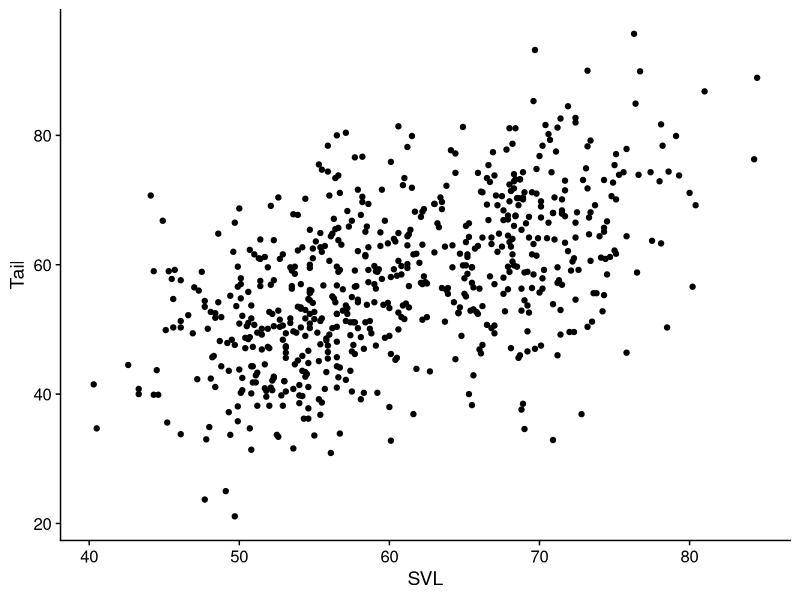
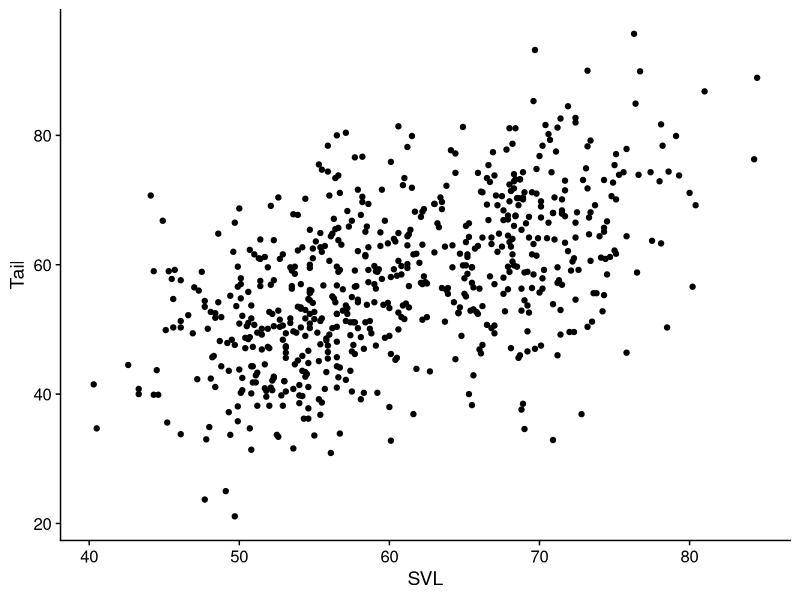
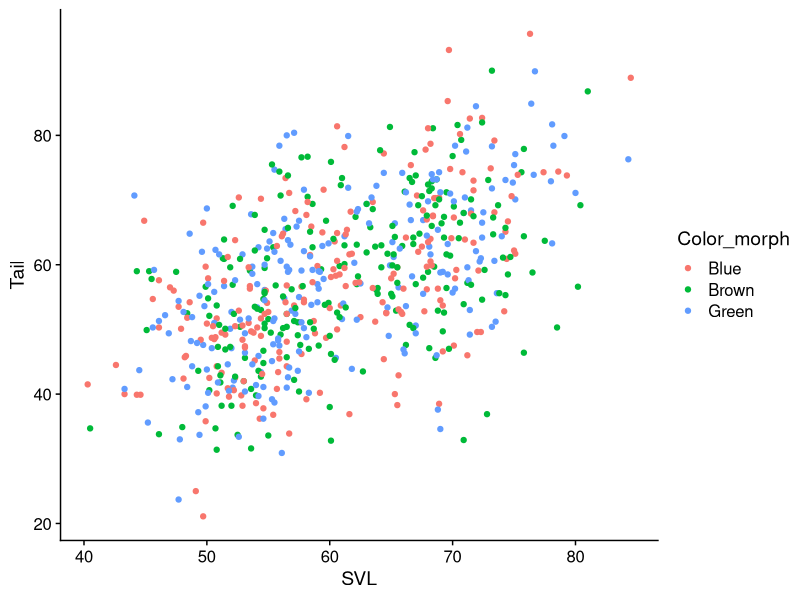
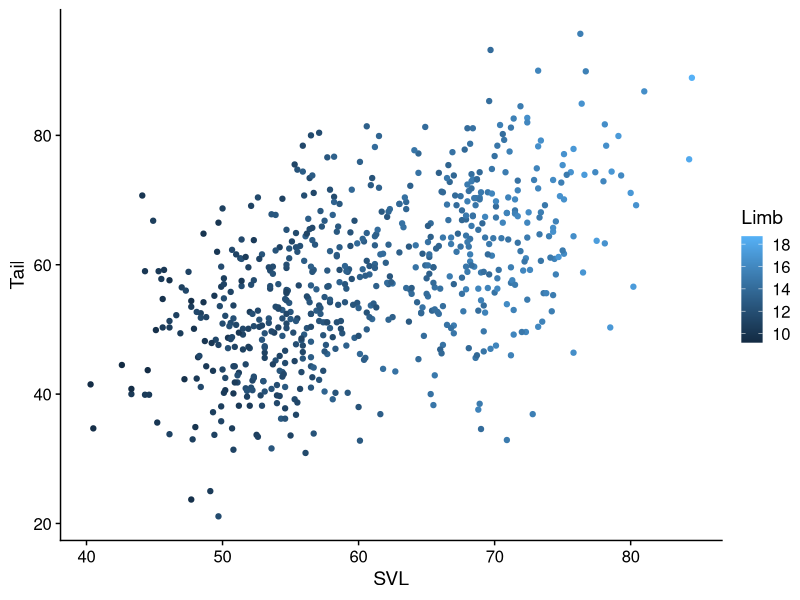
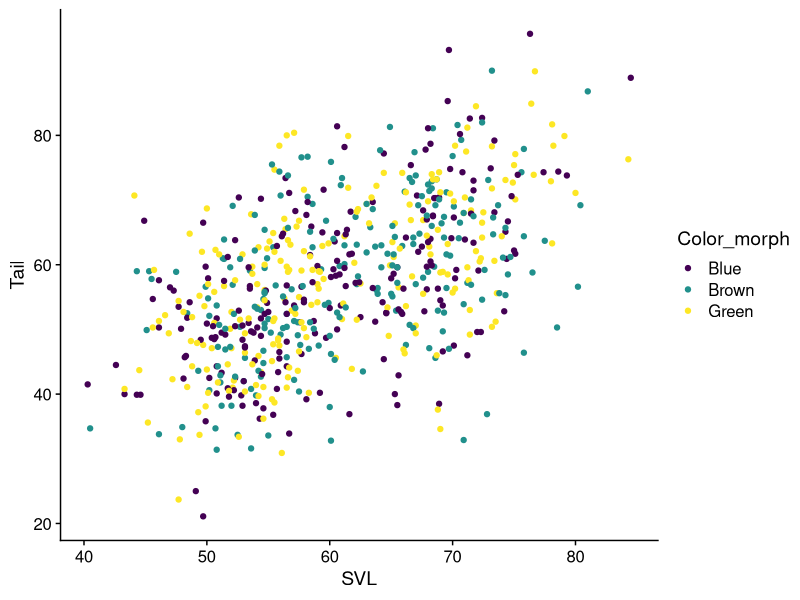
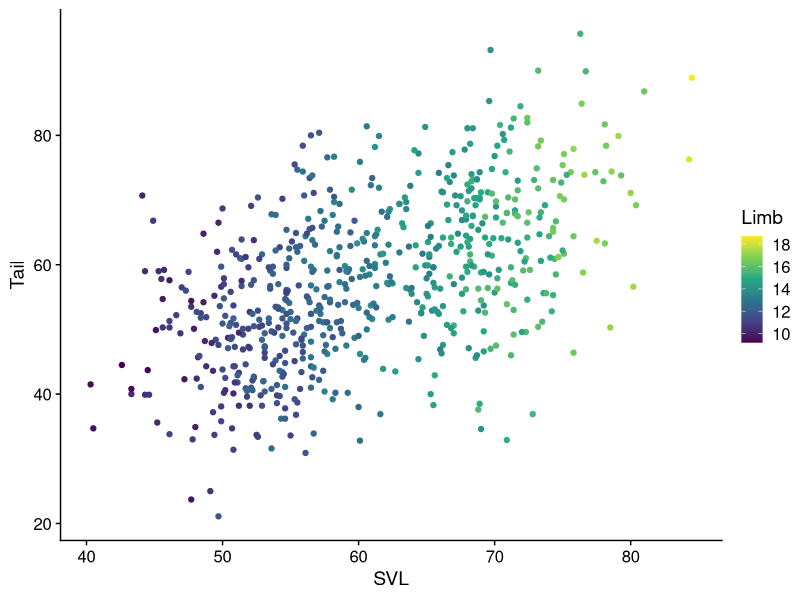
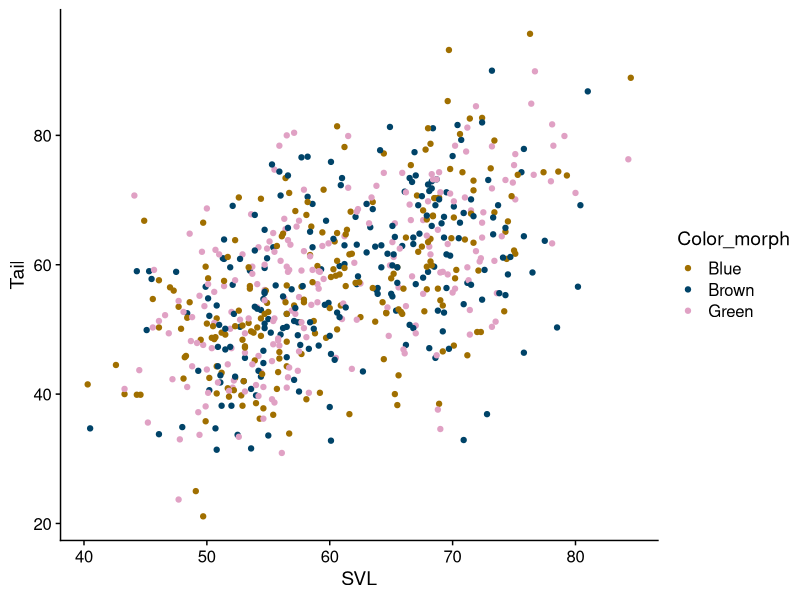
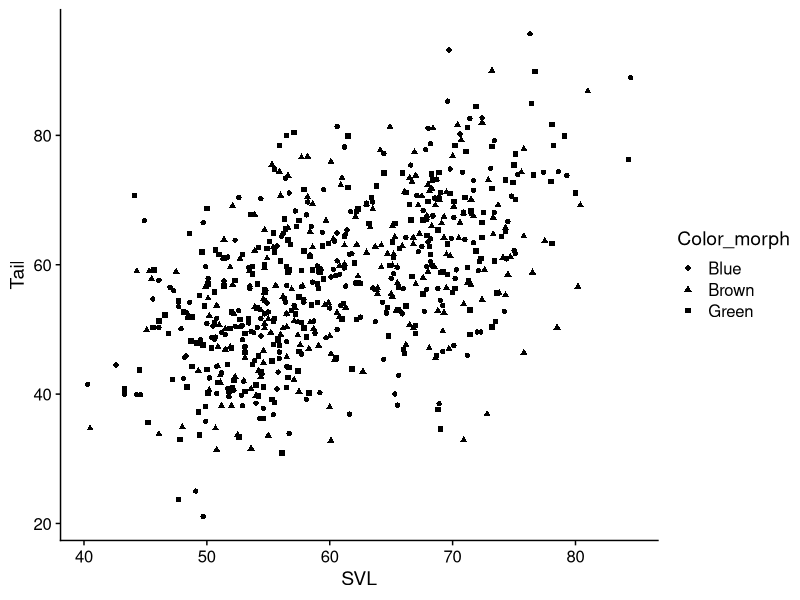

Recreate these plots in R, in order.
## ---- chunk 1
library(ggplot2)
library(dplyr)
library(readr)
library(tibble)
library(forcats)
library(cowplot)
lizards <- read_csv("example_data/anoles.csv") # See Appendix A if you don't have this data
## ---- chunk 2
theme_set(theme_cowplot())
## ---- chunk 3
base_plot <- 
  ggplot(data = lizards) + # Data: sets up a plot around lizards
  aes(x = SVL, y = Tail) + # Aesthetics: Connects columns of lizards to x and y
  geom_point() # Geometry: we're using points
  # Scales aren't listed, so they're using default values
base_plot # show results
## ---- chunk 4
# Include these two lines after loading tidyverse/ggplot2
# at the top of each script
library(cowplot)
theme_set(theme_cowplot()) 

# Now view the plot again, and see the results
base_plot
## ---- chunk 5
# Connect the color aesthetic with the Color_morph column in the data
base_plot + aes(color = Color_morph)  # This is a discrete color
## ---- chunk 6
# Connect the color aesthetic with the Limb column in the data
base_plot + aes(color = Limb) # This is a continuous color
## ---- chunk 7
base_plot + aes(color = Color_morph) + 
  scale_color_viridis_d() # uses the "Viridis" colors, discrete scale
## ---- chunk 8
base_plot + aes(color = Limb) +
  scale_color_viridis_c() # uses the "Viridis" colors, discrete scale
## ---- chunk 9
my_morph_colors = c("#a06f00", "#004368", "#e0a1c4") # Color Hex codes; if you're unfamiliar, google it.
base_plot + aes(color = Color_morph) + 
  scale_color_manual(values = my_morph_colors) 
## ---- chunk 10
base_plot + aes(shape = Color_morph) 
## ---- chunk 11
base_plot + aes(shape = Color_morph) + 
  scale_shape(solid = FALSE)
## ---- chunk 12
base_plot + aes(size = Limb)
## ---- chunk 13
# Note that I'm including the aes() term with ggplot() instead
# of adding it; these are equivalent
ggplot(data = lizards, aes(x = SVL, y = Tail, size = Limb)) + 
  # Define a default color & shape for points
  geom_point(color = "cornflowerblue", shape = 1)
## ---- chunk 14
ggplot(data = lizards) + 
  aes(x = SVL, y = Tail, shape = Color_morph, color = Color_morph) + 
  geom_point(size = 2.5) + 
  scale_shape(solid = FALSE) + 
  scale_color_viridis_d()
## ---- chunk 15
base_plot + aes(color = Limb, shape = Color_morph) + 
  scale_shape(solid = FALSE) +
  scale_color_viridis_c()
## ---- chunk 16
ggplot(data = lizards) + 
  aes(x = Diameter) + 
  geom_histogram()
## ---- chunk 17
ggplot(data = lizards) + 
  aes(x = Diameter) + 
  geom_histogram(binwidth = 2.5, 
                 color = "black", fill = "white") 
## ---- chunk 18
ggplot(data = lizards) + 
  aes(x = Diameter) + 
  geom_density()
## ---- chunk 19
ggplot(data = lizards) + 
  aes(x = Diameter, color = Color_morph) + 
  geom_density()
## ---- chunk 20
box_plots <- ggplot(data = lizards) + 
  aes(x = Site, y = Height) + 
  geom_boxplot() 
box_plots
## ---- chunk 21
box_plots + 
  aes(fill = Color_morph) + # We're using fill because boxplots are solid
  theme(legend.position = "bottom") # Move the legend to the bottom to give us more room
## ---- chunk 22
ggplot(data = lizards) + 
  aes(x = Site, y = Height) + 
  geom_violin()  
## ---- chunk 23
set.seed(0993) # keep the same random jitters each time book is built
## ---- chunk 24
ggplot(data = lizards) + 
  aes(x = Site, y = Height) + 
  geom_jitter(width = .25, height = 0)
## ---- chunk 25
# install.packages("ggforce") # Uncomment this to install
library(ggforce) 
ggplot(data = lizards) + 
  aes(x = Site, y = Height) + 
  geom_violin() +
  geom_sina(color = "grey30", fill = "grey70", shape = 21) # Note that shape 21 uses both color a fill as aesthetics
## ---- chunk 26
# We need to create a new data frame for mean & standard error of perch diameter
# This uses dplyr commands, which are explained in the next appendix
diameter_mean_se = lizards %>% 
  group_by(Color_morph) %>% 
  summarize(
    Diameter_se = sd(Diameter) / sqrt(n()), # Standard error
    Diameter = mean(Diameter)) # This mean diameter

ggplot(lizards) + 
  aes(x = Color_morph, y = Diameter) + 
  # Show the raw data (from the lizards data frame)
  geom_sina(, color = "grey60") +
  # Show the Mean +/- standard error
  geom_errorbar(
    # Define the range as the mean diamter +/- 1.96 * se
    aes(ymin = Diameter - 1.96 * Diameter_se, 
        ymax = Diameter + 1.96 * Diameter_se),
    color = "black", 
    width = .3, # How wide the error bars are
    data = diameter_mean_se # Use the summary data frame instead of lizards
    # The column names should match with the global aesthetics (in this case, x and y)
  ) + 
  geom_point(color = "black", size = 2,
             data = diameter_mean_se)
             # This one also uses the summary data frame
             # It keeps the global aesthetics, which match
             # the color morph & mean value

## ---- chunk 27
ggplot(lizards) + 
  aes(x = SVL, y = Tail) + 
  geom_bin2d(bins = 25) + 
  scale_fill_viridis_c()
## ---- chunk 28
regression_plot = ggplot(data = lizards) + 
  aes(x = SVL, y = Tail) + 
  geom_smooth(method = "lm", se = TRUE) + # method = "lm" uses a linear regression
  # use se = FALSE to disable error regions
  geom_point()
regression_plot 
## ---- chunk 29
ggplot(data = lizards) + 
  aes(x = SVL, y = Tail, color = Color_morph) + 
  geom_smooth(method = "lm", se = TRUE) + 
  geom_point() + 
  scale_color_viridis_d()
## ---- chunk 30
ggplot(data = lizards) + 
  aes(x = SVL, y = Tail) + 
  geom_smooth(method = "lm", se = TRUE) + 
  geom_point(aes(color = Color_morph)) + # call color here to only make it apply to points
  scale_color_viridis_d()
## ---- chunk 31
beavers = read_csv("example_data/beavers.csv")
ggplot(beavers) + 
  aes(x = Time, y = Temperature, color = beaver) + 
  geom_line() + 
  scale_x_datetime(date_labels = "%H:%M") # This tells R that you've got a time on the x axis
  # date_labels says to use hours:minutes as the axis format
## ---- chunk 32
ggplot(data = lizards) + 
  aes(x = Site) +
  geom_bar()
## ---- chunk 33
ggplot(data = lizards) + 
  aes(x = Site, fill = Perch_type) +
  geom_bar() +
  scale_fill_viridis_d()
## ---- chunk 34
ggplot(data = lizards) + 
  aes(x = Site, fill = Perch_type) +
  geom_bar(position = "dodge") +
  scale_fill_viridis_d()
## ---- chunk 35
ggplot(data = lizards) + 
  aes(x = fct_infreq(Site), # Note how this changes the axis label
      fill = Perch_type) + # We'll talk about how to fix that in a bit
  geom_bar()
## ---- chunk 36
# This code uses dplyr, which is discussed in the next appendix. Don't worry if it doesn't make sense now.
# Overal perch_height frequency
lizard_perch_freq = lizards %>% 
  group_by(Perch_type) %>% 
  summarize(count = n()) %>% 
  # calculate frequencies per-group
  mutate(frequency = count/sum(count)) %>% 
  # sort by frequency
  arrange(desc(frequency)) %>% 
  # tell ggplot to plot Perch_type in its current order
  mutate(Perch_type = fct_inorder(Perch_type))
# feel free to use View() to look at this
ggplot(lizard_perch_freq) + 
  aes(x = Perch_type, y = frequency) + 
  geom_col()

## ---- chunk 37
regression_plot +
  facet_wrap(~Color_morph) # note the ~
## ---- chunk 38
regression_plot +
  facet_wrap(~Site) # note the ~
## ---- chunk 39
regression_plot +
  facet_wrap(~Site, scales = "free_x") # scales can also be 'free_y' or 'free' (which does both x and y)
## ---- chunk 40
regression_plot +
  facet_grid(Perch_type~Color_morph) # rows ~ columns
## ---- chunk 41
ggplot(lizards) + 
  aes(x = Limb, y = Diameter, color = Color_morph) + 
  geom_point() + 
  scale_color_viridis_d()
## ---- chunk 42
ggplot(lizards) + 
  aes(x = Limb, y = Diameter, color = Color_morph) + 
  geom_point() + 
  scale_color_viridis_d(name = "Color Morph") + 
  xlab("Hind Limb Length (mm)") + 
  ylab("Perch Diameter (mm)")
